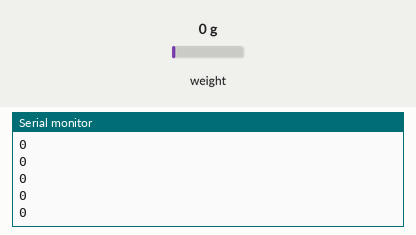
Simulated run of this sketch. Board: Arduino Mega 2560, built with avr-gcc and run on an emulated ATmega2560. Parts: the last lines printed to the serial monitor. The test bench sets the inputs (shaded band); at power-on: weight on the scale 0 g.

Above: at 2.2 s.
2.3 s: weight on the scale set to 100 g
At 2.46 s:
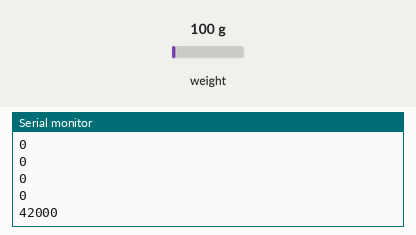
3.8 s: weight on the scale set to 1250 g
At 3.86 s:
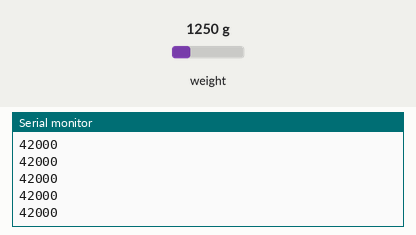
Timing chart, 0 to 6.8 s (numbered marks = the images above; inputs shaded):
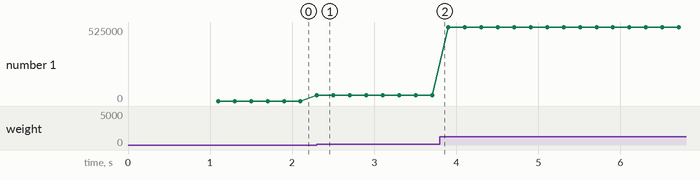

The sketch:

Scale_print.ino
```cpp
#include "HX711.h"

HX711 scale;

// HX711 circuit wiring
const int LOADCELL_DOUT_PIN = 22;
const int LOADCELL_SCK_PIN = 23;
void setup() {
  Serial.begin(57600);
  scale.begin(LOADCELL_DOUT_PIN, LOADCELL_SCK_PIN);
  delay(1000);
}

void loop() {
  if (scale.is_ready()) {
    long reading = scale.read();
    Serial.println(reading);
  } else {
    Serial.println("HX711 not found.");
  }

  delay(100);

}
```

tareIt_Function.ino
```cpp
//This function returns the intercept value using an average value from a time frame
float slope = -0.0098;

float tareIt (int sec){
  Serial.println("Tare start...");
  float total, zero, average;
  int reps = sec * 10;  //10 readings per second
  delay(1000);
  for (int i = 0; i < reps ; i++){
    if (scale.is_ready()) {
    long reading = scale.read();
    zero = 0 - (slope*(float)reading);
    total = total + zero;
    delay(100);
    }
    else{   //If no reading then repeat loop
      i--;
    }
  }
  average = total / reps;
  Serial.print("Tare success = ");
  Serial.println(average);
  return average;
}
```

Measured:
- after the input at 2.3 s, the serial monitor: prints a new line at once (image 1)
- plotted number 1: 0 → 42000 after the input at 2.3 s, 42000 → 525000 after the input at 3.8 s
